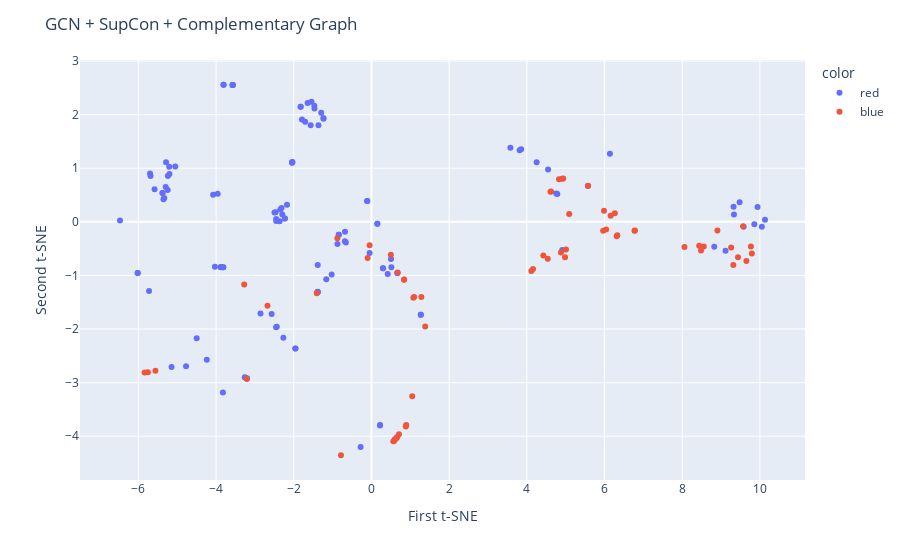

The notebook cell saved with this chart:
### Code cell
fig = px.scatter(x=X_tsne[:, 0], y=X_tsne[:, 1], color=labels)
fig.update_layout(
    title="GCN + SupCon + Complementary Graph",
    xaxis_title="First t-SNE",
    yaxis_title="Second t-SNE",
)
fig.show()
